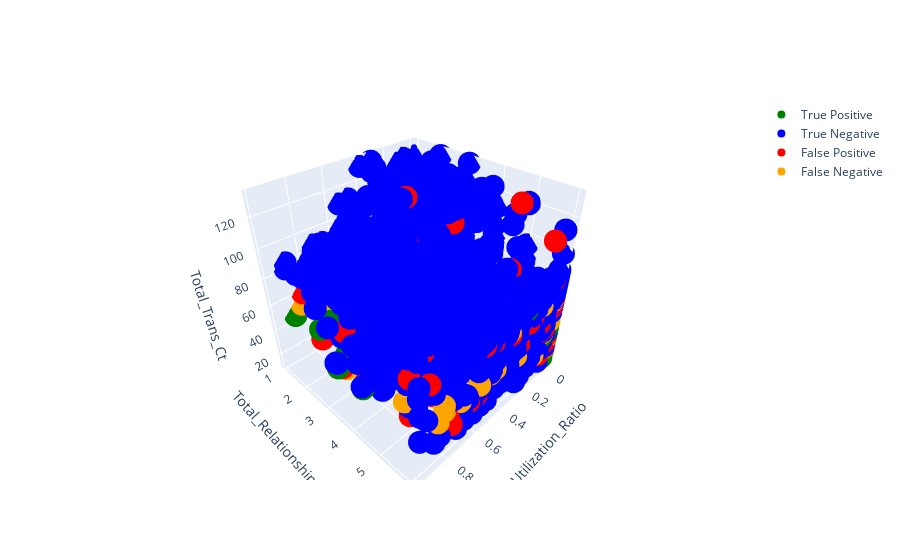

Notebook source saved alongside this figure:
### Code cell
import plotly.graph_objects as go

# Creazione del grafico tridimensionale
fig = go.Figure()

# Tracciamento dei punti dei dati con etichette reali
fig.add_trace(go.Scatter3d(
    x=x1[np.where(True_Positive)[1]],
    y=x2[np.where(True_Positive)[1]],
    z=x3[np.where(True_Positive)[1]],
    mode='markers',
    marker=dict(color='green'),
    name='True Positive'
))

fig.add_trace(go.Scatter3d(
    x=x1[np.where(True_Negative)[1]],
    y=x2[np.where(True_Negative)[1]],
    z=x3[np.where(True_Negative)[1]],
    mode='markers',
    marker=dict(color='blue'),
    name='True Negative'
))

fig.add_trace(go.Scatter3d(
    x=x1[np.where(False_Positive)[1]],
    y=x2[np.where(False_Positive)[1]],
    z=x3[np.where(False_Positive)[1]],
    mode='markers',
    marker=dict(color='red'),
    name='False Positive'
))

fig.add_trace(go.Scatter3d(
    x=x1[np.where(False_Negative)[1]],
    y=x2[np.where(False_Negative)[1]],
    z=x3[np.where(False_Negative)[1]],
    mode='markers',
    marker=dict(color='orange'),
    name='False Negative'
))

# Impostazione delle etichette degli assi
fig.update_layout(scene=dict(
    xaxis_title='Avg_Utilization_Ratio',
    yaxis_title='Total_Relationship_Count',
    zaxis_title='Total_Trans_Ct'
))

# Visualizzazione del grafico
fig.show()

### Figure 1 — Plotly figure (JSON) as saved in the notebook; plotly's stock layout.template omitted (floating-point values rounded to 4 significant figures; data arrays with more than 128 entries replaced by an {"elided": "..."} marker saying what was removed)
{"data": [{"marker": {"color": "green"}, "mode": "markers", "name": "True Positive", "type": "scatter3d", "x": {"elided": "178 float values"}, "y": {"elided": "178 int values"}, "z": {"elided": "178 int values"}}, {"marker": {"color": "blue"}, "mode": "markers", "name": "True Negative", "type": "scatter3d", "x": {"elided": "1392 float values"}, "y": {"elided": "1392 int values"}, "z": {"elided": "1392 int values"}}, {"marker": {"color": "red"}, "mode": "markers", "name": "False Positive", "type": "scatter3d", "x": [0.773, 0, 0.629, 0.261, 0.757, 0.819, 0, 0.18, 0.059, 0, 0.753, 0, 0, 0.027, 0.117, 0, 0, 0.502, 0.106, 0.181, 0, 0.458, 0.039, 0, 0.112, 0, 0.814, 0.08, 0, 0.12, 0, 0.276, 0, 0, 0.062, 0.274, 0.775, 0.224, 0, 0, 0.057, 0.259, 0.018, 0, 0.043, 0.605, 0, 0, 0.866, 0.133, 0.626, 0, 0, 0.863, 0.639, 0.056, 0.038, 0.513, 0, 0, 0.368, 0, 0.314, 0, 0.1, 0.821, 0, 0.189, 0.104, 0.098, 0.025, 0.212, 0.171, 0.092, 0, 0.224, 0.706, 0.901, 0.589, 0.121, 0.774, 0, 0.111, 0.106, 0, 0.117, 0.266, 0.174, 0.587, 0.103, 0.052, 0.257, 0, 0, 0.169, 0.262, 0.404, 0.037, 0.36, 0.224, 0.181, 0.828, 0, 0.619, 0, 0.557, 0.735, 0.494, 0.213, 0.087, 0.607, 0, 0.088, 0.526, 0.894, 0.586, 0, 0, 0.079, 0.76, 0.501, 0, 0.654, 0.1, 0.159], "y": [3, 6, 1, 4, 4, 5, 5, 6, 2, 6, 6, 3, 3, 6, 2, 6, 2, 1, 2, 5, 3, 3, 6, 6, 3, 5, 5, 6, 2, 5, 1, 6, 5, 3, 4, 6, 6, 3, 5, 4, 6, 2, 2, 3, 6, 5, 4, 3, 2, 4, 3, 4, 6, 3, 6, 5, 3, 2, 3, 5, 5, 6, 4, 2, 6, 3, 6, 3, 3, 3, 5, 6, 5, 4, 4, 5, 3, 6, 3, 1, 3, 6, 2, 6, 5, 2, 3, 5, 1, 1, 6, 5, 3, 1, 2, 3, 3, 1, 6, 1, 3, 1, 6, 5, 4, 6, 5, 6, 5, 5, 2, 5, 2, 4, 3, 6, 3, 3, 3, 3, 2, 4, 5, 5, 3], "z": [48, 60, 60, 73, 59, 53, 60, 65, 50, 27, 30, 34, 62, 32, 69, 37, 63, 67, 97, 29, 57, 61, 82, 68, 39, 59, 23, 46, 76, 83, 83, 65, 65, 62, 41, 51, 37, 31, 47, 40, 25, 112, 28, 71, 46, 21, 58, 33, 40, 41, 41, 29, 63, 60, 37, 46, 66, 63, 31, 37, 68, 64, 44, 72, 54, 35, 39, 25, 96, 49, 75, 62, 38, 48, 55, 47, 37, 74, 54, 103, 56, 27, 37, 111, 32, 43, 33, 28, 75, 61, 56, 60, 54, 62, 25, 29, 52, 66, 64, 66, 31, 61, 32, 35, 64, 71, 65, 69, 57, 41, 47, 44, 26, 50, 34, 37, 61, 32, 36, 20, 56, 40, 24, 125, 26]}, {"marker": {"color": "orange"}, "mode": "markers", "name": "False Negative", "type": "scatter3d", "x": [0.111, 0.702, 0.594, 0.11, 0, 0, 0.843, 0, 0, 0.105, 0.805, 0.306, 0.042, 0.222, 0, 0.111, 0, 0, 0, 0.318, 0.618, 0, 0.641, 0.185, 0.619, 0.843, 0.584, 0, 0.059, 0, 0.048, 0.012, 0.661, 0.45, 0.073, 0.488, 0.364, 0.148, 0.336, 0.007, 0.342, 0.511, 0.177, 0.206, 0.369, 0.807, 0, 0, 0, 0.128, 0.009, 0.032, 0.02, 0, 0.317, 0, 0.217, 0, 0.793, 0.684, 0.61, 0.868, 0.036, 0.132, 0, 0, 0.237, 0.283, 0.052, 0, 0.038, 0.413, 0, 0, 0.168, 0.631, 0.182, 0.566, 0.116, 0.069, 0.039, 0.831, 0, 0.073, 0, 0.044, 0.05, 0.064, 0.849, 0.562, 0.379, 0.454, 0.66, 0, 0, 0.701, 0.443, 0, 0.066, 0.819, 0.809, 0, 0, 0, 0, 0.276, 0.766, 0.492], "y": [5, 4, 1, 6, 6, 6, 6, 1, 3, 4, 6, 2, 4, 5, 2, 6, 3, 4, 5, 1, 5, 5, 5, 2, 2, 1, 5, 5, 6, 5, 6, 5, 3, 3, 3, 4, 3, 3, 5, 6, 3, 4, 5, 5, 6, 6, 5, 6, 4, 4, 4, 4, 2, 3, 5, 5, 4, 3, 5, 2, 4, 3, 5, 4, 3, 5, 5, 6, 3, 3, 5, 5, 4, 2, 4, 1, 3, 6, 3, 2, 4, 2, 5, 3, 6, 5, 3, 4, 5, 1, 5, 6, 3, 5, 4, 6, 3, 5, 1, 3, 5, 5, 3, 4, 6, 4, 3, 6], "z": [59, 61, 49, 68, 35, 26, 41, 71, 42, 45, 46, 58, 54, 59, 69, 29, 43, 78, 71, 74, 43, 47, 57, 35, 51, 53, 56, 67, 43, 40, 43, 41, 36, 39, 55, 60, 71, 14, 49, 65, 36, 69, 39, 51, 67, 50, 54, 67, 54, 70, 63, 32, 60, 50, 45, 43, 43, 49, 48, 35, 38, 31, 35, 53, 37, 75, 68, 42, 42, 19, 40, 51, 56, 74, 36, 41, 76, 43, 22, 40, 37, 41, 13, 66, 49, 42, 43, 63, 38, 55, 41, 46, 45, 56, 64, 43, 42, 69, 82, 47, 41, 39, 36, 49, 50, 69, 46, 45]}], "layout": {"scene": {"xaxis": {"title": {"text": "Avg_Utilization_Ratio"}}, "yaxis": {"title": {"text": "Total_Relationship_Count"}}, "zaxis": {"title": {"text": "Total_Trans_Ct"}}}}}
